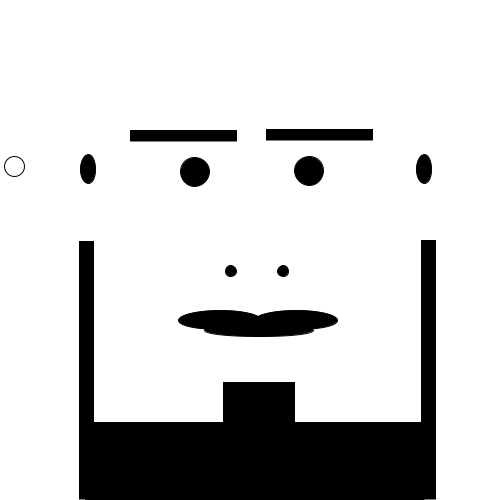
Frame 1 (no input)
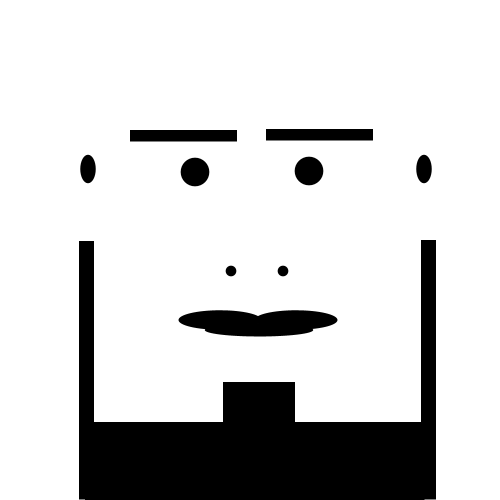
Frame 60 (the mouse pressed at the canvas centre just before this capture)
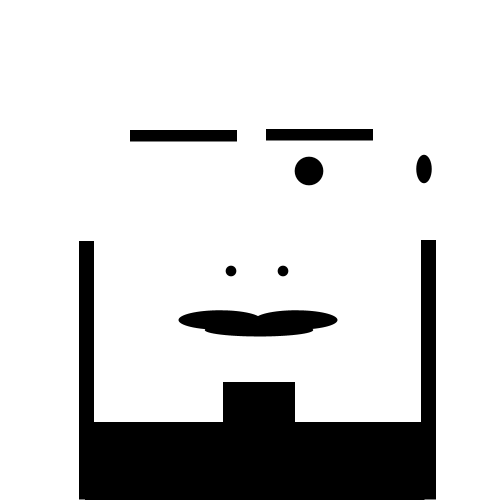
Frame 120 (the mouse held since frame 60 and released just before this capture)

The Processing sketch that drew these frames (run headless with seeded random() and noise(); from frame 60 on, the mouse is pressed at the canvas centre):

// Processing sketch: processing_87681
// ── processing_87681.pde

int x = 50;

void setup() {
  size(500, 500);
  smooth();
}

void draw() {
  background(255,255,255);

  smooth();
  fill(0,0,0);
  ellipse(195, 172, 28.67, 28.67);
  ellipse(309, 171, 28.67, 28.67);
  ellipse(231, 271, 10.67, 10.67);

  ellipse(283, 271, 10.67, 10.67);
  ellipse(220, 320, 83, 19.50);
  ellipse(296, 320, 83, 19.50);
  ellipse(259, 330, 108.50, 13);
  ellipse(88, 169, 15.50, 28.50);
  ellipse(424, 169, 15.50, 28.50);
  fill(255, 255, 255);
  float xpos = map(mouseX, 10, width, 20, 300);
  float dia = map(mouseX, 0, width, 20, 300);
  ellipse(xpos, height/3, dia, dia);


  noStroke();



  fill(0,0,0);
  rect(223, 382, 72, 115.50);
  rect(130, 130, 107, 11.50);
  rect(266, 129, 107, 11.50);
  rect(421, 240, 15, 259.50);
  rect(79, 241, 15, 258.50);
  rect(85, 422, 339.50, 80.50);
}
